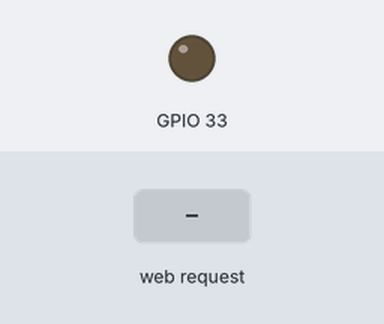
Bench run of a sketch on a simulated ESP32. Shown: output pins drawn as LEDs (lit = HIGH). The test bench sets the inputs (shaded band). WiFi joins after 1.5 s; servers stay silent unless stated; what the sketch prints to the serial monitor is not drawn.

Above: at 2.7 s.
2.8 s: HTTP request GET /on received
At 3.7 s:
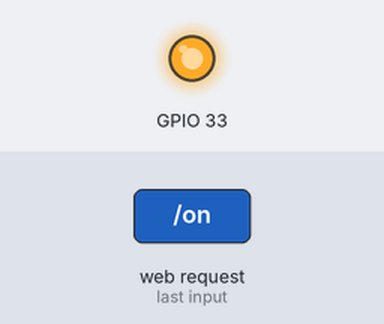
4.3 s: HTTP request GET /off received
At 4.9 s:
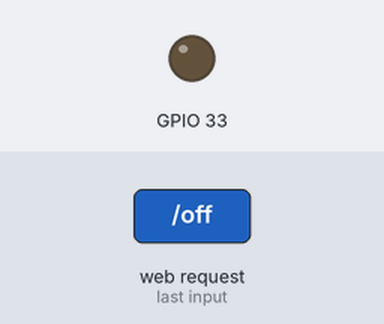
Timing chart, 0 to 7.3 s (numbered marks = the images above; inputs shaded):
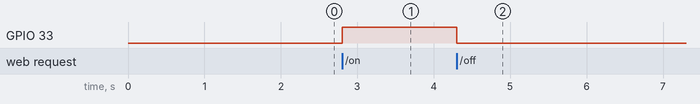

Measured:
- after the input at 2.8 s, GPIO 33: LOW → HIGH at once
- after the input at 4.3 s, GPIO 33: HIGH → LOW at once

The sketch:

ESP32_WiFi_LED_Control.ino
```cpp
#include <WiFi.h>
#include <WebServer.h>

const char *ssid = "your WiFi name";
const char *password = "your WiFi name password";

WebServer myserver(80);

String html =
    "<!DOCTYPE html>"
    "<html>"
    "<head>"

        "<meta name=\"viewport\" content=\"width=device-width, initial-scale=1.0\">"
        "<title>ESP32 Control Panel</title>"
        "<style>"

            "body {"
                "text-align: center;"
                "padding-top: 15vh;"
                "font-family: Tahoma;"
                "background-color: #f2f2f2;"
                "margin: 0;"
            "}"

            "h1 {"
                "font-size: 32px;"
                "color: #333;"
            "}"

            "button {"
                "display: block;"
                "width: 80%;"
                "max-width: 300px;"
                "margin: 15px auto;"
                "padding: 15px;"
                "font-size: 24px;"
                "border: none;"
                "border-radius: 12px;"
                "cursor: pointer;"
                "background-color: #af4c8b;"
                "color: white;"
                "box-shadow: 0 4px 8px rgba(0,0,0,0.2);"
            "}"

            "button:active {"
                "transform: scale(0.97);"
            "}"

            "#status {"
                "font-size: 20px;"
                "margin-top: 30px;"
                "color: #333;"
            "}"

        "</style>"

    "</head>"

    "<body>"

        "<h1>ESP32 Control Panel</h1>"

        "<button onclick=\"turnOn()\">LED ON</button>"

        "<button onclick=\"turnOff()\">LED OFF</button>"

        "<p id=\"status\">LED Status: OFF</p>"


        "<script>"

            "function turnOn() {"

                "fetch('/on')"
                ".then(response => {"

                    "if (response.ok) {"
                        "document.getElementById('status').innerHTML = 'LED Status: ON';"
                    "}"

                "});"

            "}"


            "function turnOff() {"

                "fetch('/off')"
                ".then(response => {"

                    "if (response.ok) {"
                        "document.getElementById('status').innerHTML = 'LED Status: OFF';"
                    "}"

                "});"

            "}"

        "</script>"

    "</body>"
    "</html>";


void setup()
{
    pinMode(33, OUTPUT);

    Serial.begin(115200);

    WiFi.begin(ssid, password);

    while (WiFi.status() != WL_CONNECTED)
    {
        delay(500);
        Serial.println("connecting...");
    }

    Serial.println("WiFi connected!");
    Serial.println(WiFi.localIP());


    myserver.on("/", []()
    {
        myserver.send(200, "text/html", html);
    });


    myserver.on("/on", []()
    {
        digitalWrite(33, HIGH);

        myserver.send(200, "text/plain", "LED ON");
    });


    myserver.on("/off", []()
    {
        digitalWrite(33, LOW);

        myserver.send(200, "text/plain", "LED OFF");
    });


    myserver.begin();
}


void loop()
{
    myserver.handleClient();
}
```
